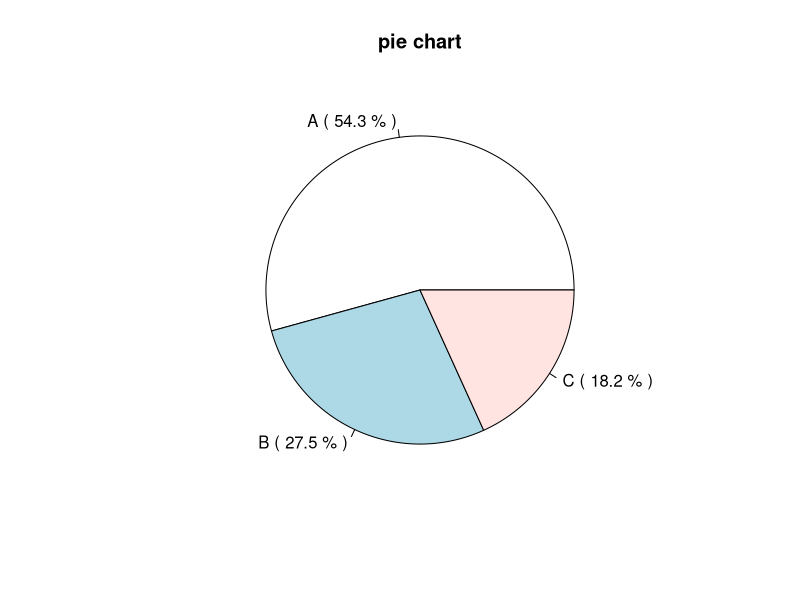
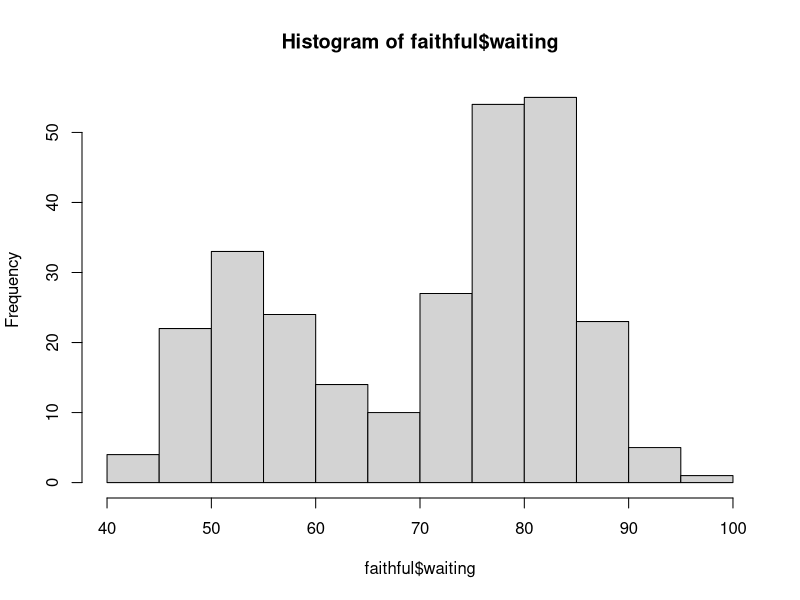
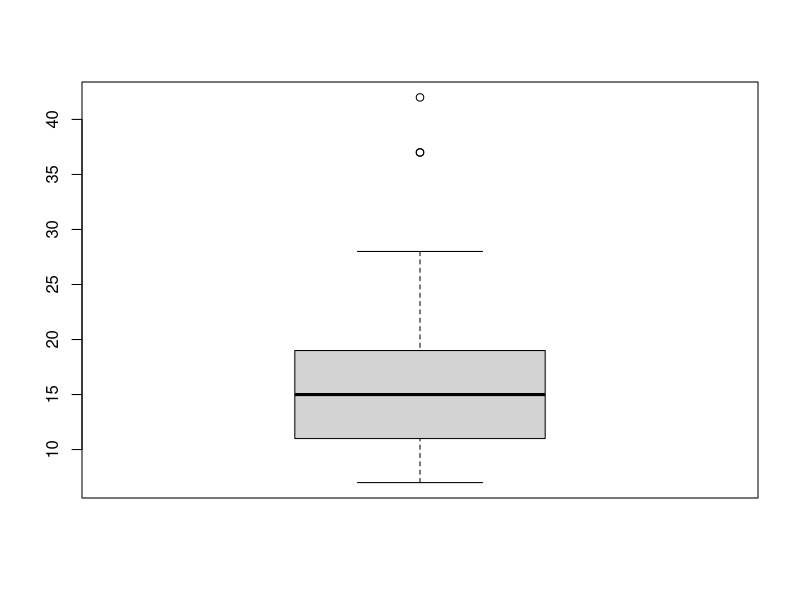
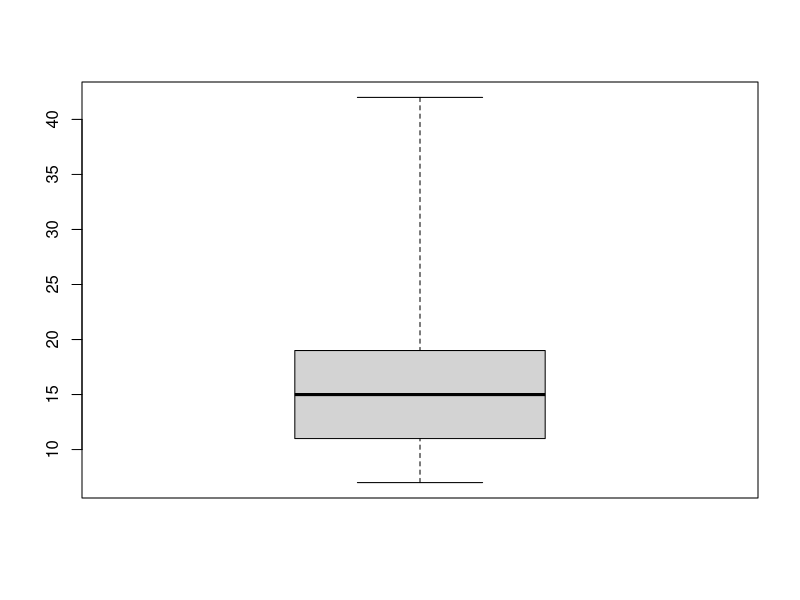
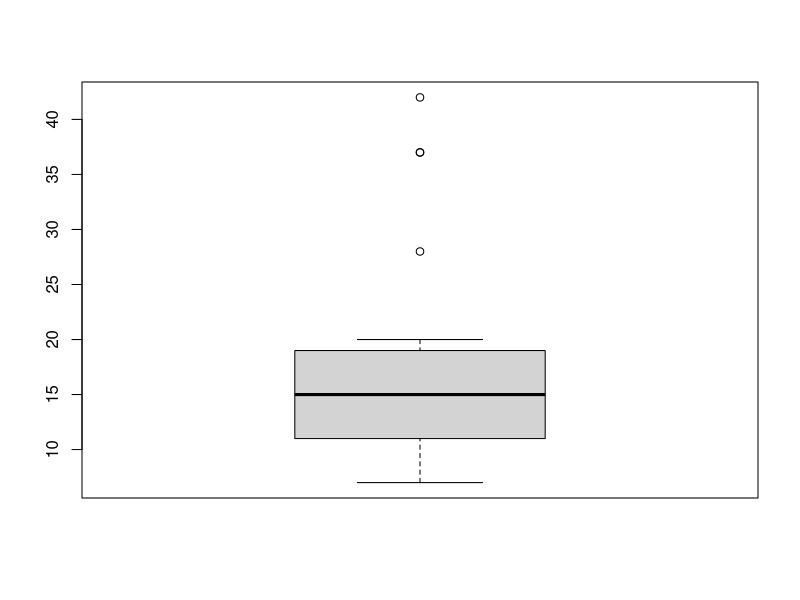

Recreate these plots in R, in order.
########## 2-1 ##########
#####frequency table
a <- rep("A", 1520)
b <- rep("B", 770)
c <- rep("C", 510)
x <- c(a, b, c) #vector
table(x)

y <- as.matrix(table(x))
freq = y[,1]
relative_freq <- freq/sum(y)
relative_freq
z <- cbind(freq, relative_freq) #column bind
z




#####pie chart
x <- c(1520, 770, 510)
y <- round(x/sum(x)*100, digits=1) #digits : 소수점 첫째자리에서 반올림
y

lab <- c("A", "B", "C")
lab

w <- paste(lab, "(", y, "%", ")") #paste : 붙여넣기
w

pie(x, labels = w, main = "pie chart")



#####Excercise
x <- c(1, 1, 1, 3, 0, 0, 1, 1, 1, 0, 2, 2, 0, 0, 0, 1, 2, 1, 2, 0, 0, 1, 6, 4, 3, 3, 1, 2, 4, 0)
y <- as.matrix(table(x))
y

freq = y[,1]
freq

rel_freq <- freq/sum(freq)
rel_freq

csum = cumsum(freq) #누적합
csum

c_rel_freq = csum/sum(freq) #누적 상대도수
c_rel_freq

z <- cbind(freq, rel_freq, csum, c_rel_freq)
z



#####histogram
data() #load default data
hist(faithful$waiting) #자료명$변수명
#계급의 개수는 10개 내외(10 ~ 20)가 적절하다.



###### stem-and-leaf plot
stem(faithful$waiting)


########## 2-2 ##########
x <- stackloss$stack.loss
x

mean(x)
var(x)
sd(x)

s <- sort(x)
s

length(x)
quantile(x, c(0.1, 0.25, 0.5, 0.95)) #백분위수
fivenum(x) #min, Q1, Q2, Q3, max
summary(x)
boxplot(x) #range = 1.5 (default)
boxplot(x, range = 0) #deleted whisker
boxplot(x, range = 1.0)



########## 2-3 ##########
